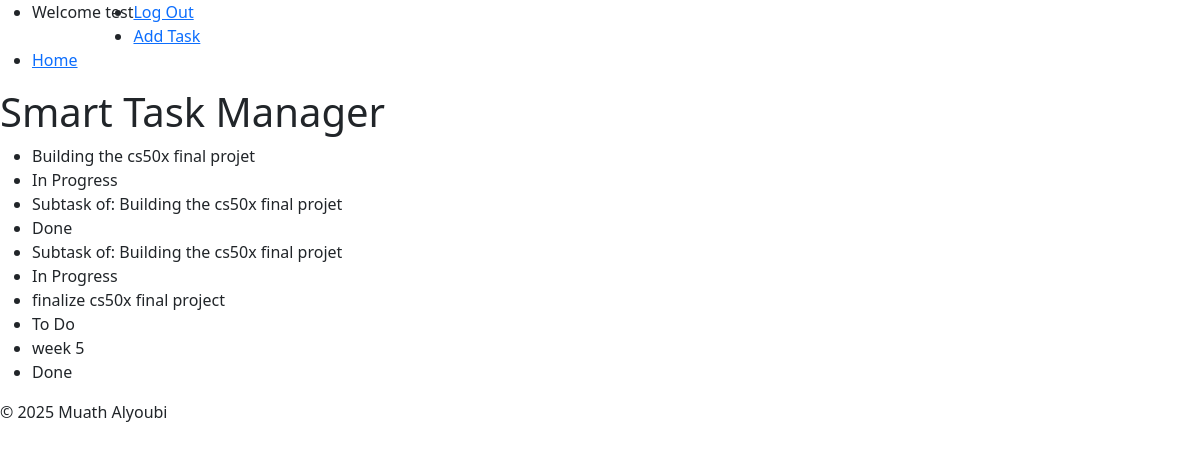
/tasks (signed in), run on an earlier commit of the app's database.
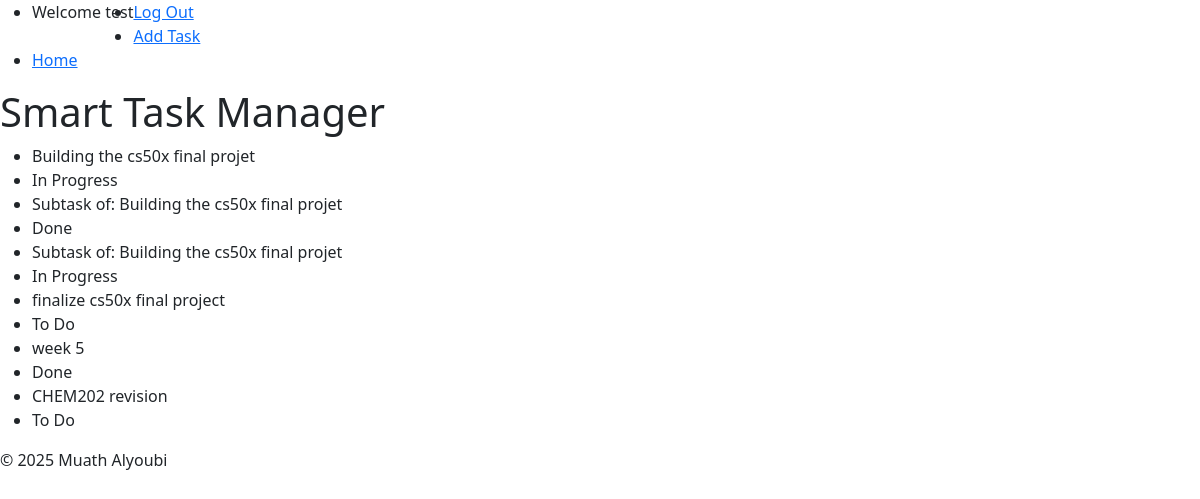
And on a later commit of the database.
### tables this page shows
CREATE TABLE tasks(
                id INTEGER PRIMARY KEY AUTOINCREMENT NOT NULL,
                title TEXT NOT NULL,
                user_id INTEGER NOT NULL,
                description TEXT,
                status TEXT NOT NULL DEFAULT 'To Do',
                created_at TIMESTAMP DEFAULT CURRENT_TIMESTAMP, 
                priority TEXT NOT NULL, 
                due_date DATE,  
                FOREIGN KEY (user_id) REFERENCES users(id) ON DELETE CASCADE
                );

### app.py (the view)
@app.route("/tasks")
@login_required
def tasks():
    tasks =  get_tasks_by_user(session["user_id"])
    return render_template("tasks.html", tasks=tasks)

### db.py (called while the page is built)
def get_db():
    if "db" not in g:
        g.db = sqlite3.connect(
            DATABASE,
            detect_types=sqlite3.PARSE_DECLTYPES,
            check_same_thread=False
        )
        g.db.row_factory = sqlite3.Row
    return g.db

def get_tasks_by_user(user_id):
    db = get_db()
    return db.execute(
        "SELECT * FROM tasks WHERE user_id = ?",
        (user_id,)).fetchall()

### helpers.py (called while the page is built)
def login_required(f):
    @wraps(f)
    def decorated_function(*args, **kwargs):
        if session.get("user_id") is None:
            return redirect(url_for('login', next=request.url))
        return f(*args, **kwargs)
    return decorated_function

### templates/tasks.html (shortened to what this page needs)
{% extends "layout.html" %}
{% block body %}
    <header>
            <h1>Smart Task Manager</h1>
    </header>
    <main>
        <section id="tasks">
            <ul>
                {% for task in tasks %}
                    <li>{{ task.title }}</li>
                    <li>{{ task.status }}</li>
                {% endfor %}
            </ul>
        </section>
    </main>
{% endblock %}

What changed in the data, as far as the page shows it:
added tasks: title "CHEM202 revision", status "To Do"
